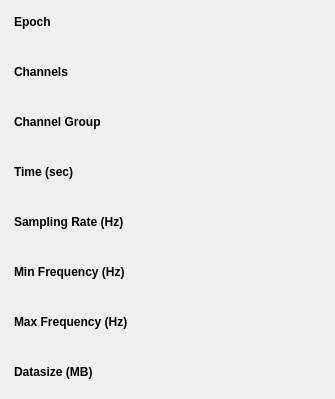
<?xml version="1.0" encoding="UTF-8"?>
<ui version="4.0">
 <class>MainWindow</class>
 <widget class="QMainWindow" name="MainWindow">
  <property name="geometry">
   <rect>
    <x>0</x>
    <y>0</y>
    <width>335</width>
    <height>399</height>
   </rect>
  </property>
  <property name="font">
   <font>
    <family>Ubuntu</family>
   </font>
  </property>
  <property name="windowTitle">
   <string>MainWindow</string>
  </property>
  <widget class="QWidget" name="centralwidget">
   <layout class="QHBoxLayout" name="horizontalLayout">
    <item>
     <layout class="QVBoxLayout" name="verticalLayout">
      <property name="spacing">
       <number>25</number>
      </property>
      <item>
       <widget class="QLabel" name="epoch_num_lb">
        <property name="minimumSize">
         <size>
          <width>145</width>
          <height>25</height>
         </size>
        </property>
        <property name="maximumSize">
         <size>
          <width>145</width>
          <height>25</height>
         </size>
        </property>
        <property name="font">
         <font>
          <weight>75</weight>
          <bold>true</bold>
         </font>
        </property>
        <property name="text">
         <string>Epoch</string>
        </property>
       </widget>
      </item>
      <item>
       <widget class="QLabel" name="chan_num_lb">
        <property name="minimumSize">
         <size>
          <width>145</width>
          <height>25</height>
         </size>
        </property>
        <property name="maximumSize">
         <size>
          <width>145</width>
          <height>25</height>
         </size>
        </property>
        <property name="font">
         <font>
          <weight>75</weight>
          <bold>true</bold>
         </font>
        </property>
        <property name="text">
         <string>Channels</string>
        </property>
       </widget>
      </item>
      <item>
       <widget class="QLabel" name="chan_group_lb">
        <property name="minimumSize">
         <size>
          <width>145</width>
          <height>25</height>
         </size>
        </property>
        <property name="maximumSize">
         <size>
          <width>145</width>
          <height>25</height>
         </size>
        </property>
        <property name="font">
         <font>
          <weight>75</weight>
          <bold>true</bold>
         </font>
        </property>
        <property name="text">
         <string>Channel Group</string>
        </property>
       </widget>
      </item>
      <item>
       <widget class="QLabel" name="time_lb">
        <property name="minimumSize">
         <size>
          <width>145</width>
          <height>25</height>
         </size>
        </property>
        <property name="maximumSize">
         <size>
          <width>145</width>
          <height>25</height>
         </size>
        </property>
        <property name="font">
         <font>
          <weight>75</weight>
          <bold>true</bold>
         </font>
        </property>
        <property name="text">
         <string>Time (sec)</string>
        </property>
       </widget>
      </item>
      <item>
       <widget class="QLabel" name="sfreq_lb">
        <property name="minimumSize">
         <size>
          <width>145</width>
          <height>25</height>
         </size>
        </property>
        <property name="maximumSize">
         <size>
          <width>145</width>
          <height>25</height>
         </size>
        </property>
        <property name="font">
         <font>
          <weight>75</weight>
          <bold>true</bold>
         </font>
        </property>
        <property name="text">
         <string>Sampling Rate (Hz)</string>
        </property>
       </widget>
      </item>
      <item>
       <widget class="QLabel" name="fmin_lb">
        <property name="minimumSize">
         <size>
          <width>145</width>
          <height>25</height>
         </size>
        </property>
        <property name="maximumSize">
         <size>
          <width>145</width>
          <height>25</height>
         </size>
        </property>
        <property name="font">
         <font>
          <weight>75</weight>
          <bold>true</bold>
         </font>
        </property>
        <property name="text">
         <string>Min Frequency (Hz)</string>
        </property>
       </widget>
      </item>
      <item>
       <widget class="QLabel" name="fmax_lb">
        <property name="minimumSize">
         <size>
          <width>145</width>
          <height>25</height>
         </size>
        </property>
        <property name="maximumSize">
         <size>
          <width>145</width>
          <height>25</height>
         </size>
        </property>
        <property name="font">
         <font>
          <weight>75</weight>
          <bold>true</bold>
         </font>
        </property>
        <property name="text">
         <string>Max Frequency (Hz)</string>
        </property>
       </widget>
      </item>
      <item>
       <widget class="QLabel" name="data_size_lb">
        <property name="minimumSize">
         <size>
          <width>145</width>
          <height>25</height>
         </size>
        </property>
        <property name="maximumSize">
         <size>
          <width>145</width>
          <height>25</height>
         </size>
        </property>
        <property name="font">
         <font>
          <weight>75</weight>
          <bold>true</bold>
         </font>
        </property>
        <property name="text">
         <string>Datasize (MB)</string>
        </property>
       </widget>
      </item>
     </layout>
    </item>
    <item>
     <spacer name="horizontalSpacer">
      <property name="orientation">
       <enum>Qt::Horizontal</enum>
      </property>
      <property name="sizeType">
       <enum>QSizePolicy::Fixed</enum>
      </property>
      <property name="sizeHint" stdset="0">
       <size>
        <width>30</width>
        <height>20</height>
       </size>
      </property>
     </spacer>
    </item>
    <item>
     <layout class="QVBoxLayout" name="verticalLayout_2">
      <property name="spacing">
       <number>25</number>
      </property>
      <item>
       <widget class="QLabel" name="_epoch_num_lb">
        <property name="minimumSize">
         <size>
          <width>120</width>
          <height>25</height>
         </size>
        </property>
        <property name="maximumSize">
         <size>
          <width>120</width>
          <height>25</height>
         </size>
        </property>
        <property name="font">
         <font>
          <weight>50</weight>
          <bold>false</bold>
         </font>
        </property>
        <property name="styleSheet">
         <string notr="true"/>
        </property>
        <property name="text">
         <string/>
        </property>
        <property name="alignment">
         <set>Qt::AlignCenter</set>
        </property>
       </widget>
      </item>
      <item>
       <widget class="QLabel" name="_ch_num_lb">
        <property name="minimumSize">
         <size>
          <width>120</width>
          <height>25</height>
         </size>
        </property>
        <property name="maximumSize">
         <size>
          <width>120</width>
          <height>25</height>
         </size>
        </property>
        <property name="font">
         <font>
          <weight>50</weight>
          <bold>false</bold>
         </font>
        </property>
        <property name="styleSheet">
         <string notr="true"/>
        </property>
        <property name="text">
         <string/>
        </property>
        <property name="alignment">
         <set>Qt::AlignCenter</set>
        </property>
       </widget>
      </item>
      <item>
       <widget class="QLabel" name="_ch_group_lb">
        <property name="minimumSize">
         <size>
          <width>120</width>
          <height>25</height>
         </size>
        </property>
        <property name="maximumSize">
         <size>
          <width>120</width>
          <height>25</height>
         </size>
        </property>
        <property name="font">
         <font>
          <weight>50</weight>
          <bold>false</bold>
         </font>
        </property>
        <property name="styleSheet">
         <string notr="true"/>
        </property>
        <property name="text">
         <string/>
        </property>
        <property name="alignment">
         <set>Qt::AlignCenter</set>
        </property>
       </widget>
      </item>
      <item>
       <widget class="QLabel" name="_time_lb">
        <property name="minimumSize">
         <size>
          <width>120</width>
          <height>25</height>
         </size>
        </property>
        <property name="maximumSize">
         <size>
          <width>120</width>
          <height>25</height>
         </size>
        </property>
        <property name="font">
         <font>
          <weight>50</weight>
          <bold>false</bold>
         </font>
        </property>
        <property name="styleSheet">
         <string notr="true"/>
        </property>
        <property name="text">
         <string/>
        </property>
        <property name="alignment">
         <set>Qt::AlignCenter</set>
        </property>
       </widget>
      </item>
      <item>
       <widget class="QLabel" name="_sfreq_lb">
        <property name="minimumSize">
         <size>
          <width>120</width>
          <height>25</height>
         </size>
        </property>
        <property name="maximumSize">
         <size>
          <width>120</width>
          <height>25</height>
         </size>
        </property>
        <property name="font">
         <font>
          <weight>50</weight>
          <bold>false</bold>
         </font>
        </property>
        <property name="styleSheet">
         <string notr="true"/>
        </property>
        <property name="text">
         <string/>
        </property>
        <property name="alignment">
         <set>Qt::AlignCenter</set>
        </property>
       </widget>
      </item>
      <item>
       <widget class="QLabel" name="_fmin_lb">
        <property name="minimumSize">
         <size>
          <width>120</width>
          <height>25</height>
         </size>
        </property>
        <property name="maximumSize">
         <size>
          <width>120</width>
          <height>25</height>
         </size>
        </property>
        <property name="font">
         <font>
          <weight>50</weight>
          <bold>false</bold>
         </font>
        </property>
        <property name="styleSheet">
         <string notr="true"/>
        </property>
        <property name="text">
         <string/>
        </property>
        <property name="alignment">
         <set>Qt::AlignCenter</set>
        </property>
       </widget>
      </item>
      <item>
       <widget class="QLabel" name="_fmax_lb">
        <property name="minimumSize">
         <size>
          <width>120</width>
          <height>25</height>
         </size>
        </property>
        <property name="maximumSize">
         <size>
          <width>120</width>
          <height>25</height>
         </size>
        </property>
        <property name="font">
         <font>
          <weight>50</weight>
          <bold>false</bold>
         </font>
        </property>
        <property name="styleSheet">
         <string notr="true"/>
        </property>
        <property name="text">
         <string/>
        </property>
        <property name="alignment">
         <set>Qt::AlignCenter</set>
        </property>
       </widget>
      </item>
      <item>
       <widget class="QLabel" name="_data_size_lb">
        <property name="minimumSize">
         <size>
          <width>120</width>
          <height>25</height>
         </size>
        </property>
        <property name="maximumSize">
         <size>
          <width>120</width>
          <height>25</height>
         </size>
        </property>
        <property name="font">
         <font>
          <weight>50</weight>
          <bold>false</bold>
         </font>
        </property>
        <property name="styleSheet">
         <string notr="true"/>
        </property>
        <property name="text">
         <string/>
        </property>
        <property name="alignment">
         <set>Qt::AlignCenter</set>
        </property>
       </widget>
      </item>
     </layout>
    </item>
   </layout>
  </widget>
 </widget>
 <resources/>
 <connections/>
</ui>
